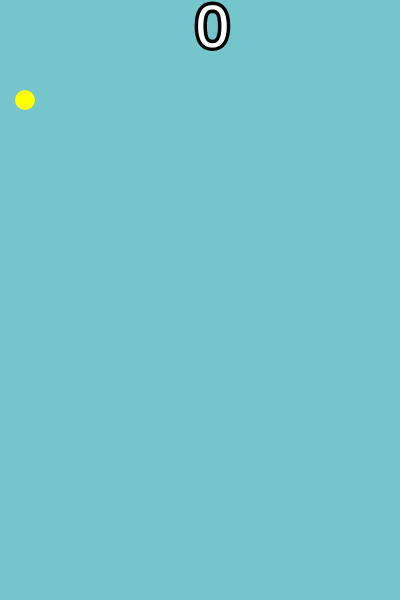
Frame 1 (no input)
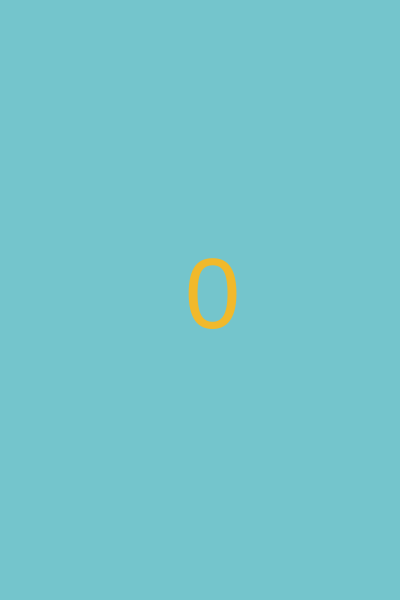
Frame 60 (no input)
Frame 120 (the mouse pressed at the canvas centre since frame 60): identical to frame 60, image omitted

The p5.js sketch that drew these frames (run headless with seeded random() and noise() and a simulated clock; from frame 60 on, the mouse is pressed at the canvas centre):

// p5.js sketch
// ── sketch.js
var pipe;
var pipes = [];
var totalScore = 0;
function setup() {
    createCanvas(400,600);
    bird = new Bird();
    pipes.push(new Pipe());
}

function draw() {
    if(bird.lives()){
        background(116,197,204);
        bird.show();
        bird.update();
        for(var i = 0; i < pipes.length; i++){
            pipes[i].show();
            pipes[i].update();

            if (bird.hits(pipes[i])){
                console.log("HIT");
            } 
        }
        for(var i = 0; i < pipes.length; i++){
            if (pipes[i].outOfScreen()){
                console.log("OUT");
                pipes.splice(i,1);
                totalScore++;
            }
        }
                
        for(var i = 0; i < pipes.length; i++){
            if (pipes[i].outOfScreen()){
                bird.evaded(pipes[i]);
            }
        }
        displayScore();
        

        if(frameCount % 120 == 0){
            pipes.push(new Pipe());
        }
    }else{
        background(116,197,204);
        console.log(totalScore);
        textSize(100);
        textAlign(CENTER);
        noStroke();
        fill(241,185,43);
        text(totalScore,0,width/2 + 50,width + 25,200);
    }
}  

function keyPressed(){
    if (key == ' '){
        bird.flap();
        console.log("FLAP");
    }
    if (keyCode === ENTER && bird.lives() == false){
        //console.log("RRR");
        pipes.splice(0,2);
        bird.respawn();
    }
}

function displayScore(){
    
    textSize(60);
    textAlign(CENTER);
    stroke(0);
    strokeWeight(7);
    fill(255);
    text(totalScore,0,0,width + 25,200);   
}
// ── bird.js
function Bird(){
    this.x = 25;
    this.y = height/2 - 200;
    this.speed = 0;
    this.gravity = 1.2;
    this.fly = -15;
    this.r = 20;
    this.alive = true;
    
    this.show = function(){
        noStroke();
        fill(255,255,0);
        ellipse(this.x,this.y,this.r,this.r);
    }
    
    this.update = function(){
        this.y += this.speed;
        this.speed += this.gravity;
        if (this.y > height) {
            this.y = height;
            this.speed = 0;
            this.alive = false;
        }
        if (this.y < 0) {
            this.y = 0;
            this.speed = 0;
            
        }
    }
    this.evaded = function(Pipe){
        if (this.x > Pipe.getX() + Pipe.getWidth() && Pipe.alredyEvaded == false){
            Pipe.gotEvaded;
            totalScore++; 
        }
    }
    
    this.hits = function(Pipe){
        if (this.x + this.r/2 > Pipe.getX() && this.x - this.r/2 < Pipe.getX() + Pipe.getWidth()){
            if (this.y + this.r/2 > Pipe.getHoleHeight() + Pipe.getHoleSize()/2 || this.y - this.r/2 < Pipe.getHoleHeight() - Pipe.getHoleSize()/2){
                this.alive = false;
                return(true);       
            }else{
                return(false);    
            }
        }else{
            return(false);
        }
    }
    
    this.flap = function(){
        this.speed = this.fly;   
        console.log(pipes.length);
    }
    
    this.lives = function(){
        
        if (this.alive == true){
            
            console.log("ALIVE");
            return(true);
        }else{
            console.log("NOT ALIVE");
            return(false);
        }
    }
    this.respawn = function(){
        this.alive = true;
        this.y = height/2 - 200;
        this.speed = 0;
        totalScore = 0;
    } 
}
// ── pipe.js
function Pipe() {
    
    this.x = 450;
    this.width = 120;
    this.speed = -3;
    this.holeSize = 200;
    this.holeHeight = random(40 + this.holeSize/2, height - 40 - this.holeSize/2);
    this.alredyEvaded = false;
    
    this.update = function(){
        this.x += this.speed;
    }
    
    this.show = function(){
        fill(101,180,50);
        noStroke();
        rectMode(CORNERS);    
        rect(this.x, 0, this.x + this.width, this.holeHeight - this.holeSize/2);
        rect(this.x, this.holeHeight + this.holeSize/2, this.x + this.width, height);   
    }
    
    this.getX = function(){
        return(this.x);
    }
    
    this.getWidth = function(){
        return(this.width);
    }
    
    this.getHoleSize = function(){
        return(this.holeSize);
    }
    
    this.getHoleHeight = function(){
        return(this.holeHeight);
    }
    
    this.outOfScreen = function(){
        if (this.x < -this.width){
            return(true);
        }else{
            return(false);    
        }
    }
    
    this.evaded =function(){
        return(this.alredyEvaded);
    }
    
    this.gotEvaded =function(){
        this.alredyEvaded = true;
    }

} 
